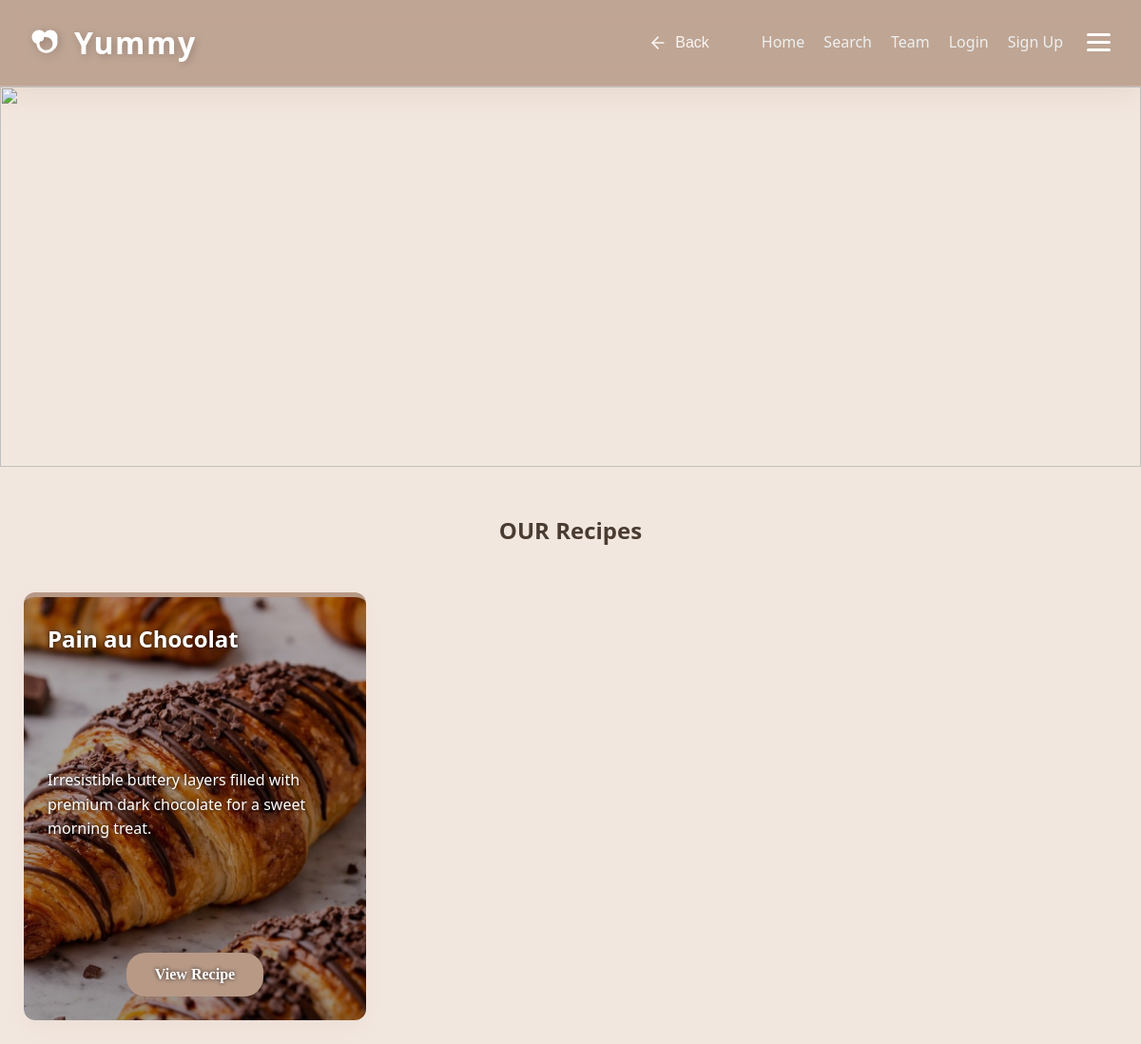
Screenshot of /croissants/ with the database file from the repository.
### recipes/models.py (models this page shows, shortened)
class Recipe(models.Model):
    DIET_CHOICES = [
        ('all', 'General / Non-Specific'),
        ('keto', 'Keto Friendly'),
        ('vegan', 'Vegan / Vegetarian'),
        ('protein', 'High Protein'),
        ('gluten-free', 'Gluten-Free'),
    ]
    title = models.CharField(max_length=200, verbose_name="Recipe Title")
    slug = models.SlugField(unique=True, blank=True, null=True)
    description = models.TextField(help_text="Briefly describe the dish")
    ingredients = models.TextField(help_text="Separate ingredients with a comma or new line")
    instructions = models.TextField()
    image = models.ImageField(upload_to='recipes/%Y/%m/%d/', default='default_recipe.jpg')
    category = models.ForeignKey(Category, on_delete=models.SET_NULL, null=True, related_name='recipes')
    author = models.ForeignKey(User, on_delete=models.CASCADE, related_name='my_recipes')
    diet_type = models.CharField(max_length=20, choices=DIET_CHOICES, default='all',null=True,blank=True)
    prep_time = models.PositiveIntegerField(default=30, help_text="Preparation time in minutes",null=True,blank=True)
    calories = models.PositiveIntegerField(default=500, help_text="Calories per serving",null=True,blank=True)
    created_at = models.DateTimeField(auto_now_add=True)
    updated_at = models.DateTimeField(auto_now=True)
    class Meta:
        ordering = ['-created_at']
        verbose_name = "Recipe"
        verbose_name_plural = "Recipes"

### recipes/views.py (the view, shortened to what this page needs)
# urls.py: path("croissants/", views.category_detail, {'category_name': 'Croissants'}, name="croissants"),
def category_detail(request, category_name):
    category_slug = category_name.lower().replace("-", " ").strip()
    favorite_recipe_ids = []
    if request.user.is_authenticated:
        favorite_recipe_ids = Favorite.objects.filter(user=request.user).values_list('recipe_id', flat=True)
    category_obj = get_object_or_404(Category, name__iexact=category_slug)
    recipes = Recipe.objects.filter(category=category_obj)
    category_slug = category_slug.lower()
    clean_name = category_slug.replace(" ", "_").replace("-", "_")
    simple_name = category_slug.replace(" ", "").replace("-", "")
    hub_templates = {
        'bakery': 'recipes/bakery/bakery.html',
        'main dish': 'recipes/main_dish/maindish.html',
        'healthy': 'recipes/healthy/Healthy Food.html',
        'drinks': 'recipes/drinks/drinks.html',
        'dessert': 'recipes/desserts/dessert.html',
        'appetizers': 'recipes/appetizers/appetizers.html',
    }
    template_name = hub_templates.get(category_slug)
    if not template_name:
        possible_templates = [
            f"recipes/{clean_name}/{clean_name}.html",
            f"recipes/{clean_name}/{simple_name}.html",
            f"recipes/main_dish/{clean_name}.html",
            f"recipes/main_dish/{simple_name}.html",
            f"recipes/bakery/{clean_name}.html",
            f"recipes/bakery/{simple_name}.html",
            f"recipes/{clean_name}s/{clean_name}.html",
            f"recipes/drinks/{clean_name}.html",
            f"recipes/desserts/{clean_name}.html",
            f"recipes/bakery/macrons.html" if clean_name == "macarons" else None,
        ]
        possible_templates = [t for t in possible_templates if t]
        template_name = None
        for t in possible_templates:
            try:
                get_template(t)
                template_name = t
                break
            except TemplateDoesNotExist:
                continue
        if not template_name:
            template_name = "recipes/recipes.html"
    return render(request, template_name, {
        "recipes": recipes,
        "category": category_obj.name,
        "category_obj": category_obj,
        "favorite_recipe_ids": favorite_recipe_ids
    })

### recipes/templates/recipes/bakery/croissants.html (shortened to what this page needs)
{% load static %}
<!DOCTYPE html>
<html lang="en">
<head>
    <link rel="stylesheet" href="{% static 'css/bakery-style.css' %}?v=1.2" />
    <link rel="stylesheet" href="{% static 'css/style.css' %}" />
</head>
<body>
    <div id="navbar">
                <nav class="main-nav">
            <div class="nav-left">
                <a href="{% url 'home' %}" class="logo" style="text-decoration: none;">
                    Yummy
                </a>
            </div>
            <div class="nav-right">
                <button class="nav-back-btn" onclick="window.history.back()" aria-label="Go Back">
                    <svg width="20" height="20" viewBox="0 0 24 24" fill="none" stroke="currentColor" stroke-width="2" stroke-linecap="round" stroke-linejoin="round">
                        <line x1="19" y1="12" x2="5" y2="12"></line>
                        <polyline points="12 19 5 12 12 5"></polyline>
                    </svg>
                    <span>Back</span>
                </button>
                <ul class="nav-links">
                    <li><a href="{% url 'home' %}">Home</a></li>
                    <li><a href="{% url 'search' %}">Search</a></li>
                    <li><a href="{% url 'cover' %}">Team</a></li>
                    {% if user.is_authenticated %}
                        <li><a href="{% url 'favorites' %}">Favorites</a></li>
                        {% if user.is_staff %}
                            <li><a href="{% url 'admin_recipe' %}">Admin</a></li>
                            <li><a href="{% url 'add_recipe' %}">Add Recipe</a></li>
                        {% endif %}
                        <li><a href="{% url 'logout' %}">Logout</a></li>
                    {% else %}
                        <li><a href="{% url 'login' %}">Login</a></li>
                        <li><a href="{% url 'signup' %}">Sign Up</a></li>
                    {% endif %}
                </ul>
                <div class="menu-icon" id="menu-icon-btn">
                    <div class="bar"></div>
                    <div class="bar"></div>
                    <div class="bar"></div>
                </div>
            </div>
        </nav>
    </div>
    <div class="banner">
        <img src="{% static 'bakeryimages/Croissantsbanner.png' %}" style="width:100%; height:400px; object-fit:cover;">
    </div>
    <br><br>
    <h2 class="h2">OUR Recipes</h2>
    <div class="recipes-container">
        {% for recipe in recipes %}
        <div class="recipe-card" id="recipe-{{ recipe.pk }}"
            style="background-image: linear-gradient(rgba(0,0,0,0.3), rgba(0,0,0,0.4)), url('{{ recipe.image.url }}'); background-size: cover; background-position: center;"
            onclick="openCard(event, 'recipe-{{ recipe.pk }}-card')">
            <h2>{{ recipe.title }}</h2>
            <p>{{ recipe.description|truncatewords:15 }}</p>
            <a href="javascript:void(0)" class="btn-main" onclick="openCard(event, 'recipe-{{ recipe.pk }}-card')">View
                Recipe</a>
        </div>
        {% empty %}
        <p style="text-align: center; grid-column: 1/-1;">No croissant recipes found yet. Add some in the Admin panel!
        </p>
        {% endfor %}
    </div>
</body>
</html>

### recipes/static/css/bakery-style.css (style rules this page uses)
:root { --primary-color: #4b1f11; }
* { margin: 0; padding: 0; box-sizing: border-box; }
body { font-family: 'Segoe UI', system-ui, sans-serif; background: #e6daca; color: #4a3c31; line-height: 1.6; }
.h2 { text-align: center; padding-bottom: 20px; margin-top: -10px; color: #4a3c31; }
.recipes-container { display: flex; flex-wrap: wrap; justify-content: center; gap: 30px; padding: 40px 20px; max-width: 1200px; margin: 0 auto; }
.recipe-card { height: 450px; width: 360px; background: #e2d8ce; border-radius: 40px; padding: 25px; box-shadow: 0px 4px 15px rgba(0, 0, 0, 0.1); background-size: cover !important; background-position: center !important; background-repeat: no-repeat; color: white; text-shadow: 0px 0px 4px rgba(0, 0, 0, 0.8); display: flex; flex-direction: column; justify-content: space-between; transition: transform 0.3s ease, box-shadow 0.3s ease; }
.recipe-card a { margin: 0 auto !important; padding: 10px 30px; text-align: center; border-radius: 20px; background-color: #4b1f11; color: #dcb8a0; font-size: 16px; font-family: 'Times New Roman', Times, serif; text-decoration: none; display: inline-block; width: fit-content; transition: all 0.3s ease; }
.btn-main { margin: 20px auto 0 auto; display: block; width: fit-content; padding: 10px 30px; text-align: center; border-radius: 20px; background-color: #4b1f11; color: #dcb8a0; font-size: 16px; font-family: 'Times New Roman', Times, serif; text-decoration: none; }

### rows the page displays
Recipe: image (picture), title "Pain au Chocolat", description "Irresistible buttery layers filled with premium dark chocolate for a sweet morning treat."
